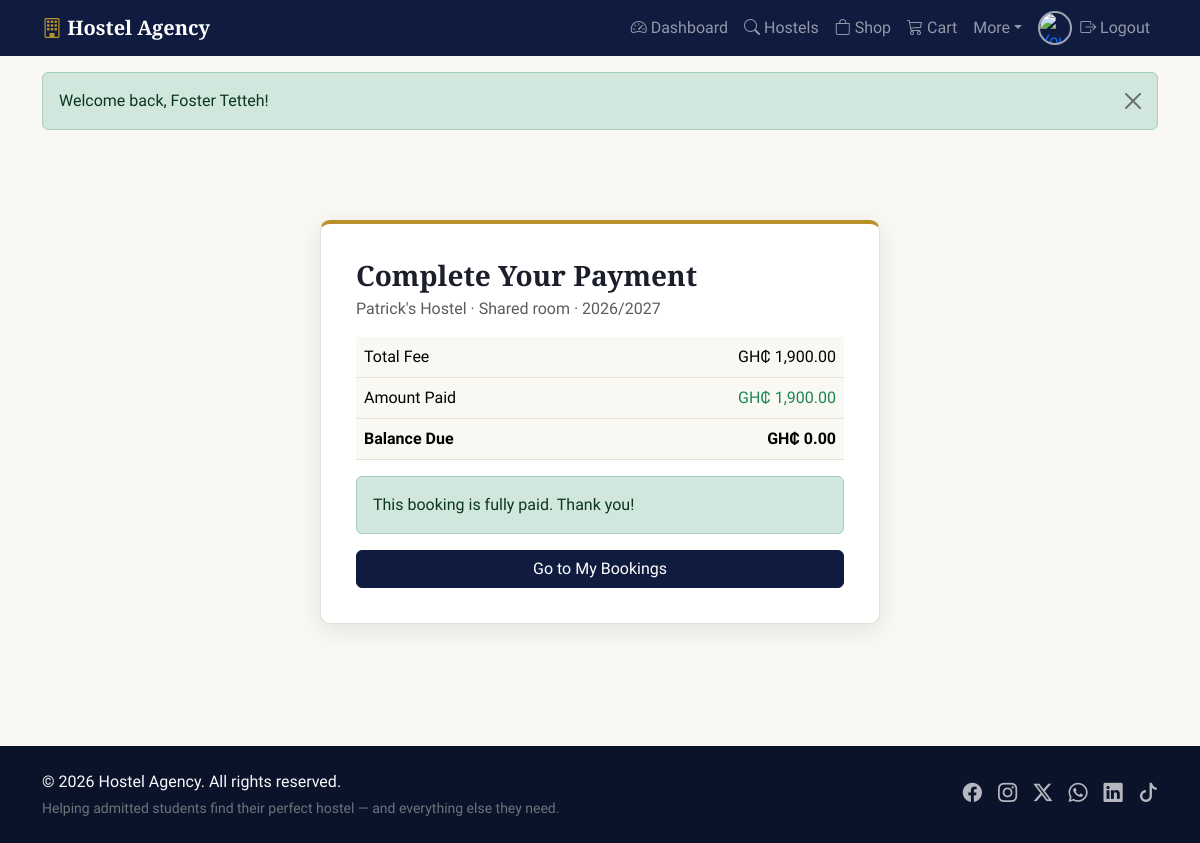
The page /student/payment/pay.php?booking_id=1 (signed in) on the database its author committed.
### tables this page shows
CREATE TABLE `bookings` (
  `id` int(11) NOT NULL,
  `user_id` int(11) NOT NULL,
  `hostel_id` int(11) NOT NULL,
  `room_type_id` int(11) NOT NULL,
  `academic_year` varchar(20) NOT NULL DEFAULT '2026/2027',
  `status` enum('pending','confirmed','cancelled') NOT NULL DEFAULT 'pending',
  `amount` decimal(10,2) NOT NULL,
  `payment_plan` enum('full','installment') NOT NULL DEFAULT 'full',
  `payment_status` enum('unpaid','partial','paid') NOT NULL DEFAULT 'unpaid',
  `amount_paid` decimal(10,2) NOT NULL DEFAULT 0.00,
  `booked_at` timestamp NOT NULL DEFAULT current_timestamp()
);

CREATE TABLE `hostels` (
  `id` int(11) NOT NULL,
  `name` varchar(150) NOT NULL,
  `description` text DEFAULT NULL,
  `address` varchar(255) DEFAULT NULL,
  `latitude` decimal(10,7) DEFAULT NULL,
  `longitude` decimal(10,7) DEFAULT NULL,
  `distance_to_campus_km` decimal(5,2) DEFAULT 0.00,
  `main_image` varchar(255) DEFAULT NULL,
  `created_at` timestamp NOT NULL DEFAULT current_timestamp()
);

CREATE TABLE `room_types` (
  `id` int(11) NOT NULL,
  `hostel_id` int(11) NOT NULL,
  `type` enum('single','shared','premium') NOT NULL,
  `price_per_year` decimal(10,2) NOT NULL,
  `size_sqm` decimal(6,2) DEFAULT NULL,
  `furnishing` varchar(255) DEFAULT NULL,
  `total_rooms` int(11) NOT NULL DEFAULT 10,
  `booked_rooms` int(11) NOT NULL DEFAULT 0
);

### includes/functions.php (called while the page is built, shortened)
<?php
function h($str) {
    return htmlspecialchars($str ?? '', ENT_QUOTES, 'UTF-8');
}
function money($amount) {
    return 'GH₵ ' . number_format((float)$amount, 2);
}

### student/payment/pay.php (the view, shortened to what this page needs)
<?php
require_once __DIR__ . '/../../includes/functions.php';
$user = current_user();
$bookingId = (int)($_GET['booking_id'] ?? 0);
$stmt = $pdo->prepare("SELECT b.*, h.name AS hostel_name, rt.type FROM bookings b
    JOIN hostels h ON h.id = b.hostel_id
    JOIN room_types rt ON rt.id = b.room_type_id
    WHERE b.id = ? AND b.user_id = ?");
$stmt->execute([$bookingId, $user['id']]);
$booking = $stmt->fetch();
$balance = (float)$booking['amount'] - (float)$booking['amount_paid'];
require __DIR__ . '/../../includes/header.php';
?>
<div class="container py-4">
  <div class="auth-box" style="max-width:560px;">
    <h3 class="mb-1">Complete Your Payment</h3>
    <p class="text-muted"><?= h($booking['hostel_name']) ?> &middot; <span class="text-capitalize"><?= h($booking['type']) ?></span> room &middot; <?= h($booking['academic_year']) ?></p>
    <table class="table">
      <tr><td>Total Fee</td><td class="text-end"><?= money($booking['amount']) ?></td></tr>
      <tr><td>Amount Paid</td><td class="text-end text-success"><?= money($booking['amount_paid']) ?></td></tr>
      <tr class="fw-bold"><td>Balance Due</td><td class="text-end"><?= money($balance) ?></td></tr>
    </table>
    <?php if ($balance <= 0): ?>
      <div class="alert alert-success">This booking is fully paid. Thank you!</div>
      <a href="<?= BASE_URL ?>/student/bookings.php" class="btn btn-primary w-100">Go to My Bookings</a>
    <?php endif; ?>
  </div>
</div>
<?php require __DIR__ . '/../../includes/footer.php'; ?>

### assets/css/style.css (style rules this page uses)
:root { --navy: #0f1c3f; --navy-dark: #0a1329; --navy-light: #24365f; --gold: #b8912c; --gold-dark: #97731f; --gold-light: #d9b95c; --cream: #faf8f3; --card-bg: #ffffff; --border-subtle: #e5e0d5; --text-dark: #1c1f2b; --text-muted: #6b7280; --bs-body-bg: var(--cream); --bs-body-color: var(--text-dark); --bs-border-color: var(--border-subtle); --bs-primary: var(--navy); --bs-primary-rgb: 15, 28, 63; --bs-warning: var(--gold); --bs-warning-rgb: 184, 145, 44; --bs-link-color: var(--navy); --bs-link-hover-color: var(--gold-dark); }
body { background-color: var(--cream); font-family: 'Source Sans 3', 'Segoe UI', Roboto, Arial, sans-serif; color: var(--text-dark); }
h1, h2, h3, h4, .navbar-brand { font-family: 'Playfair Display', Georgia, 'Times New Roman', serif; font-weight: 700; }
.btn-primary { background-color: var(--navy); border-color: var(--navy); }
.auth-box { max-width: 460px; margin: 50px auto; background: var(--card-bg); border: 1px solid var(--border-subtle); border-top: 4px solid var(--gold); padding: 35px; border-radius: 10px; box-shadow: 0 6px 24px rgba(15,28,63,.1); }

### rows shown on the page
bookings: hostel.name "Patrick's Hostel", room_type.type "Shared", academic_year "2026/2027", amount "GH₵ 1,900.00", amount_paid "GH₵ 1,900.00", money($balance) "GH₵ 0.00"

### other values the page prints
$flash['message'] "Welcome back, Foster Tetteh!"
